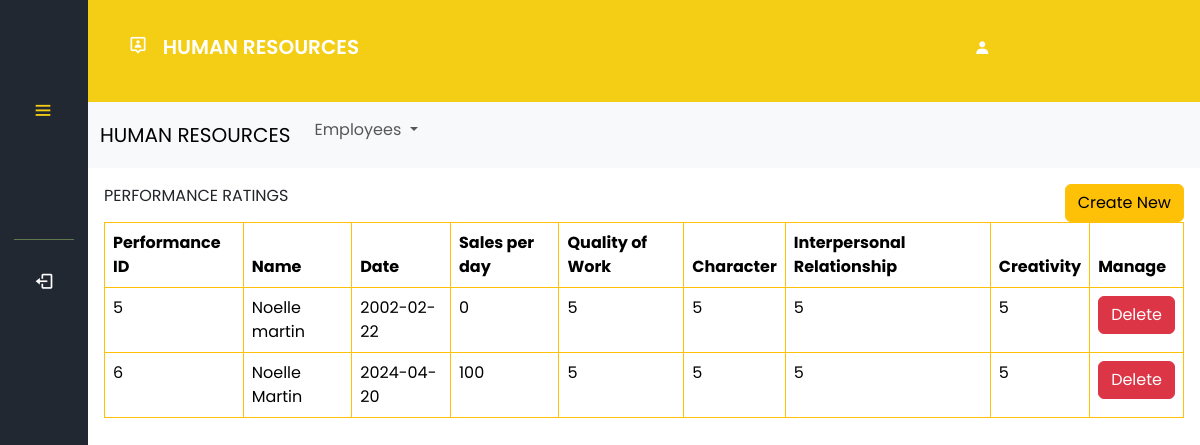
Page /hr/performance.php (signed in) on the committed database.
### tables this page shows
CREATE TABLE `performance` (
  `perf_id` int(11) NOT NULL,
  `name` varchar(50) NOT NULL,
  `department` varchar(70) NOT NULL,
  `date` date NOT NULL,
  `sales` int(255) NOT NULL,
  `qua_work` int(11) NOT NULL,
  `char_rate` int(11) NOT NULL,
  `inter_rel` int(11) NOT NULL,
  `creativity` int(11) NOT NULL
);

### hr/performance.php (the view, shortened to what this page needs)
<?php
if (isset($_SESSION['UserLogin'])) {
  $userrole = $_SESSION['UserRole'];
} else {
  header("Location: login.php");
  exit();
}
require 'connection/conn.php';
    try{
    $pdo = new PDO('mysql:host=localhost;dbname=hr', "root", "");
    $pdo->setAttribute(PDO::ATTR_ERRMODE, PDO::ERRMODE_EXCEPTION);
    } catch (PDOException $e) {
    echo 'Connection Failed' .$e->getMessage();
    }
?>
<!DOCTYPE html>
<html lang="en">
<head>
  <link rel="stylesheet" href="styles/employee.css" />
  <link href='https://unpkg.com/boxicons@2.1.4/css/boxicons.min.css' rel="stylesheet">
  <link rel="stylesheet" href="https://cdn.jsdelivr.net/npm/bootstrap@5.3.3/dist/css/bootstrap.min.css">
  <link rel="stylesheet" href="https://cdn.datatables.net/2.0.2/css/dataTables.dataTables.css" />
</head>
<body>
<nav class="sidebar close" style="overflow: hidden;">
<header>
<div class="image-text">
</div>
  <i class="bx bx-menu toggle"></i>
</header>
<div class="menu-bar">
<div class="menu">
    <div class="bottom-content">
    <hr style="height: 1px; opacity: 40%; border-width: 0; background-color: #BFEA7C;"/>
    <li class="nav-link">
      <a href="/updated pos/logout.php">
      <i class="bx bx-log-out icon"></i>
      </a>
    </li>
    </div>
    </div>
</div>
  </nav>
  <section class="home">
    <div class="userheader">
      <h1> <i class='bx bx-user-pin icon'>&nbsp</i> HUMAN RESOURCES </h1>
      <h2><i class="bx bxs-user usericon">&nbsp</i> <?php echo htmlspecialchars($userrole); ?></h2>
  </div>
<nav class="navbar navbar-expand-lg bg-body-tertiary">
    <div class="container-fluid">
      <a class="navbar-brand" href="employee.php">HUMAN RESOURCES</a>
      <div class="collapse navbar-collapse" id="navbarSupportedContent">
        <ul class="navbar-nav me-auto mb-2 mb-lg-0">
          <li class="nav-item dropdown">
            <a class="nav-link dropdown-toggle" href="#" role="button" data-bs-toggle="dropdown" aria-expanded="false">
              Employees
            </a>
          </li>
        </ul>
      </div>
    </div>
  </nav>
<div class="p-3">
<div class="row g-0 text-center">
<div class="text-start col-sm-6 col-md-8">PERFORMANCE RATINGS</div>
<div class="col-6 col-md-4">
<div class="d-grid gap-2 d-md-flex justify-content-md-end">
<button type="button" class="btn btn-warning" data-bs-toggle="modal" data-bs-target="#insertdata">
Create New
</button>
</div>
</div>
</div>
  <table id="myTable" class="table table-bordered border-warning">
    <thead>
      <tr>
        <th scope="col">Performance ID</th>
        <th scope="col">Name</th>
        <th scope="col">Date</th>
        <th scope="col">Sales per day</th>
        <th scope="col">Quality of Work</th>
        <th scope="col">Character</th>
        <th scope="col">Interpersonal Relationship</th>
        <th scope="col">Creativity</th>
        <th scope="col">Manage</th>
      </tr>
    </thead>
  <?php
  $stmt = $pdo->prepare("SELECT * from performance");
  $stmt->execute();
  $result = $stmt->fetchAll();
  foreach($result as $row){
  ?>
  <tr>
  <td><?= $row['perf_id']; ?></td>
  <td><?= $row['name']; ?></td>
  <td><?= $row['date']; ?></td>
  <td><?= $row['sales']; ?></td>
  <td><?= $row['qua_work']; ?></td>
  <td><?= $row['char_rate']; ?></td>
  <td><?= $row['inter_rel']; ?></td>
  <td><?= $row['creativity']; ?></td>
  <td>
    <div class="btn-group" role="group" aria-label="Basic mixed styles example">
    <button type="button" class="btn btn-danger deletebtn" data-bs-target="#deletemodal">Delete</button>
    </div>
  </td>
  </tr>
  <?php } ?>
</table>
</div>
</section>
</body>
</html>

### hr/styles/employee.css (style rules this page uses)
* { padding: 0; margin: 0; box-sizing: border-box; font-family: 'Poppins', sans-serif; }
:root { --background-color: #222831; --color: #F4CE14; --hover-color: #FFF455; --text-color: #000000; --text-color2: black; }
body { height: 100vh; background: #EEEEEE; }
.sidebar { position: fixed; top: 0; left: 0; height: 100%; width: 250px; padding: 10px 14px; background: #222831; z-index: 100; cursor: pointer; }
.sidebar.close { width: 88px; }
.sidebar .menu { margin-top: -45px; }
.sidebar li { height: 50px; margin-top: 10px; list-style: none; display: flex; align-items: center; }
.sidebar li .icon { display: flex; align-items: center; justify-content: center; min-width: 60px; font-size: 20px; }
.sidebar li .icon, .sidebar li .text { color: #fff; }
.sidebar header { position: relative; }
.sidebar header .image-text { display: flex; align-items: center; padding-top: 1rem; }
.sidebar header .toggle { position: absolute; color:#F4CE14; top: 60%; left: 90%; font-size: 22px; line-height: 50px; transform: translateY(-50%); cursor: pointer; }
.sidebar li a { text-decoration: none; height: 100%; width: 100%; display: flex; align-items: center; border-radius: 6px; }
.sidebar .menu-bar { height: calc(100% - 60px); display: flex; flex-direction: column; justify-content: space-between; padding-top: 3rem; }
.sidebar.close .toggle { left: 30%; }
.home { position: relative; height: 100vh; left: 250px; width: calc(100% - 250px); }
.home .userheader { padding: 35px 40px; background-color: #F4CE14; box-shadow: 0 4px 8px 0 rgba(0, 0, 0, 0.2); }
.home .userheader h1 { font-size: 20px; font-weight: 600; color: #fff; }
.home .userheader h2 { font-size: 16px; font-weight: 600; color: #fff; margin-left: 82%; margin-top: -27px; }
.sidebar.close ~ .home { left: 88px; width: calc(100% - 88px); }
.bottom-content { margin-top: 60px; }
.dropdown { position: relative; display: list-item; width: 230px; height: 50px; }

### rows in the picture
performance: perf_id "5", name "Noelle martin", date "2002-02-22", sales "0", qua_work "5", char_rate "5", inter_rel "5", creativity "5"
performance: perf_id "6", name "Noelle Martin", date "2024-04-20", sales "100", qua_work "5", char_rate "5", inter_rel "5", creativity "5"
